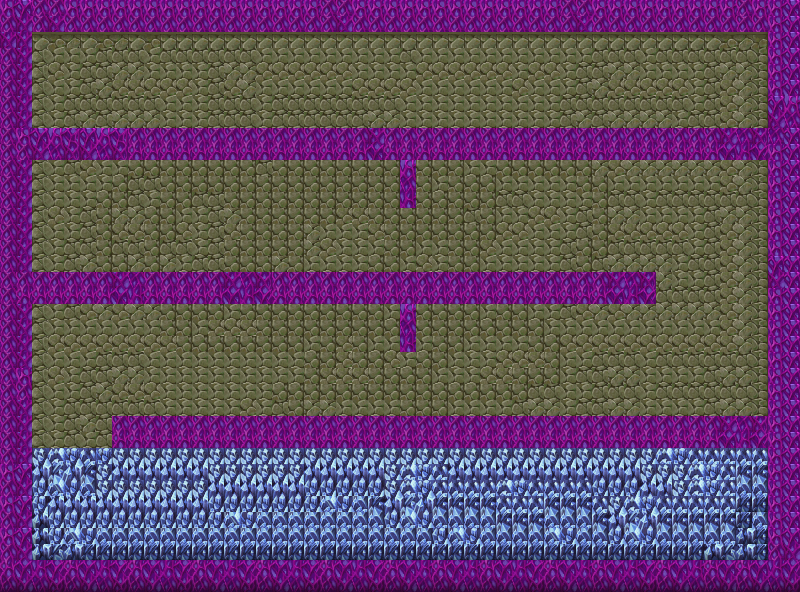

This game map was drawn from its Tiled (.tmx) file and the tilesets committed beside it. A one-line description and the trimmed map source follow:
An orthogonal 50x37 tile map with 16x16 px tiles, 2 tile layers (background, walls) and 21 objects (3x Spikes, 2x Door, 2x Portal, 2x WarpPortal, 2x Enemy, ...).

<map version="1.4" tiledversion="1.4.2" orientation="orthogonal" renderorder="right-down" width="50" height="37" tilewidth="16" tileheight="16" infinite="0" nextlayerid="8" nextobjectid="22">
 <tileset firstgid="1" name="tileset_basic" tilewidth="16" tileheight="16" tilecount="960" columns="32">
  <image source="tilesets/tileset_basic.png" width="512" height="480" />
 </tileset>
 <layer id="4" name="background" width="50" height="37">
  <data>[1850 cells, 1850 non-empty, 41 distinct tile ids]</data>
 </layer>
 <objectgroup id="6" name="objects">
  <object id="5" name="WoodenPressurePlate" type="PressurePlate" x="474" y="403.5" width="32" height="6" />
  <object id="2" name="ChainDoorDown" type="Door" x="400" y="208" width="16" height="64" />
  <object id="4" name="ChainDoorUp" type="Door" x="400" y="352" width="16" height="64" />
  <object id="6" name="Lever1" type="Lever" x="187.307" y="247.783" width="32" height="16" />
  <object id="8" name="ManaPotion" type="ManaPotion" x="618.667" y="357" width="8" height="12" />
  <object id="9" name="HealingPotion" type="HealingPotion" x="659.667" y="355" width="8" height="12" />
  <object id="10" name="Poison" type="Poison" x="587" y="109" width="8" height="12" />
  <object id="11" name="RedPortal" type="Portal" x="666.102" y="491.446" width="64" height="64" />
  <object id="12" name="Portal" type="Portal" x="667" y="64" width="64" height="64" />
  <object id="13" name="Key" type="Key" x="315.572" y="375.834" width="20" height="20" />
  <object id="7" name="Box1" type="Box" x="568.031" y="376.969" width="32" height="32" />
  <object id="14" name="WarpIn" type="WarpPortal" x="104.177" y="72.8718" width="32" height="48" />
  <object id="15" name="WarpOut" type="WarpPortal" x="48.9579" y="215.483" width="32" height="48" />
  <object id="17" name="HealingRock" type="HealingRock" x="164.752" y="345.88" width="64" height="64" />
  <object id="18" name="ManaRock" type="ManaRock" x="495.176" y="203.699" width="64" height="64" />
  <object id="1" name="Enemy" type="Enemy" x="267.65" y="503.189" width="33" height="47" />
  <object id="3" name="Player" type="Player" x="683.5" y="72.5" width="27" height="47" />
  <object id="16" name="Enemy" type="Enemy" x="289.507" y="215.983" width="33" height="47" />
  <object id="19" name="Spikes" type="Spikes" x="363.573" y="114.525" width="32" height="8" />
  <object id="20" name="Spikes" type="Spikes" x="488.794" y="114.176" width="32" height="8" />
  <object id="21" name="Spikes" type="Spikes" x="230.527" y="114.176" width="32" height="8" />
 </objectgroup>
 <layer id="5" name="walls" width="50" height="37">
  <data>[1850 cells, 590 non-empty, 16 distinct tile ids]</data>
 </layer>
</map>
